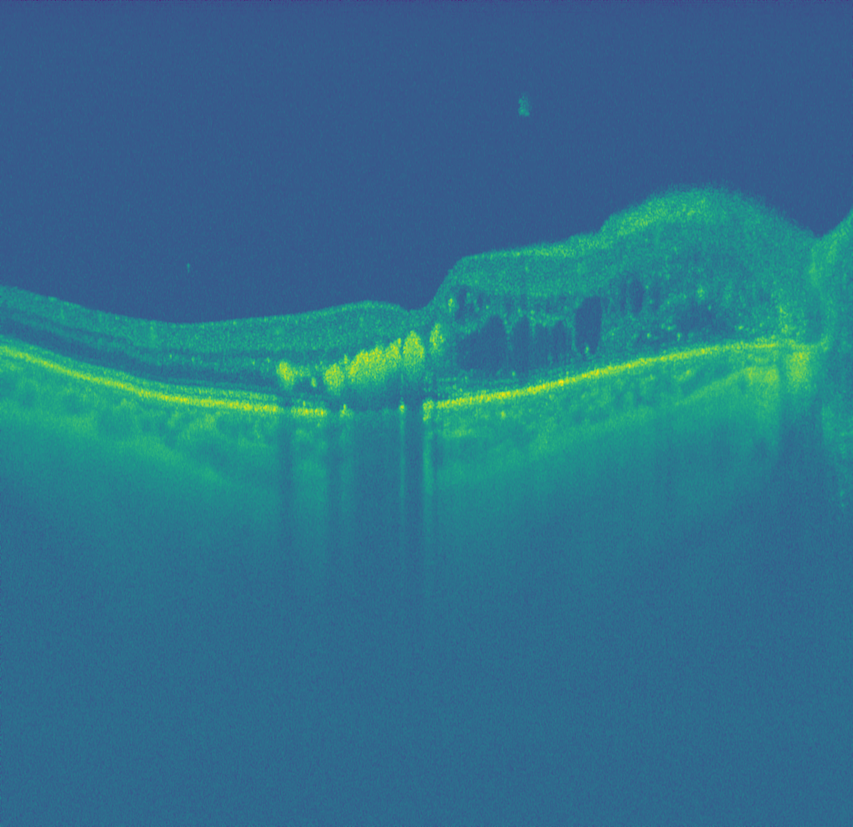
#> input picture src/code/OCT/scan1.png, 853 x 827 px, shrunk from 1024 x 992 before the run, found by its file name
$ python openImage.py
#> lines starting #> are read from the running program, lines starting #| are printed output that depends on the picture
# -*- coding: utf-8 -*-
"""
Created on Sun Mar 18 22:06:40 2018

@author: Aleida
"""

import numpy as np
import matplotlib.pyplot as plt
import matplotlib.image as mpimg
from scipy.interpolate import interp1d

def rgb2gray(rgb):
    return np.dot(rgb[...,:3], [0.299, 0.587, 0.114])

fig, ax = plt.subplots()
img = mpimg.imread('D:\Documentos\OCT\git\src\code\OCT\scan1.png')
#> img is the input picture: shape (827, 853, 4) float32; mean R, G, B, A 0.183, 0.445, 0.55, 1
gray = rgb2gray(img)
#> in rgb2gray, `return np.dot(rgb[...,:3], [0.299, 0.587, 0.114])`:
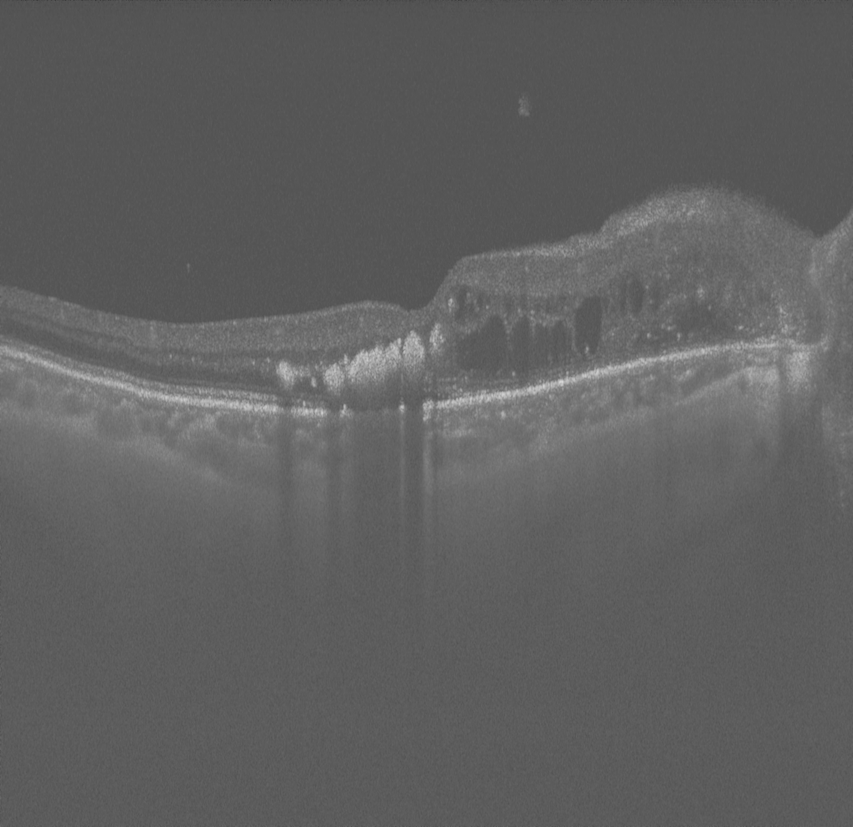
#> returned value: shape (827, 853) float64; min 0.184, max 0.843, mean 0.378
im = ax.imshow(gray, cmap = plt.get_cmap('gray'))
aux = np.argmax(gray, axis=0)
#> aux = 853 values, max 432 at index 851, min 214 at index 852, mean 371.2
mg = np.mean(aux)
#> mg = 371.2
sdg = np.std(aux)
#> sdg = 31.79
markers = []

for i in range(0,len(aux)):
    if mg - sdg <= aux[i] <= mg +sdg:
        markers+= [aux[i]]
    else:
        markers+= [markers[i-1]]
#> this loop made 853 passes
#> markers on passes 1 to 11: [347], [347, 353], [347, 353, 348], [347, 353, 348, 351], [347, 353, 348, 351, 351], [347, 353, 348, 351, 351, 348], [347, 353, 348, 351, 351, 348, 350], [347, 353, 348, 351, 351, 348, 350, 351], [347, 353, 348, 351, 351, 348, 350, 351, 351], [347, 353, 348, 351, 351, 348, 350, 351, 351, 351], [347, 353, 348, 351, 351, 348, 350, 351, 351, 351, 352]
#> after the loop, markers = 853 values, max 403 at index 214, min 340 at index 408, mean 371.7

x = np.arange(len(markers))
#> x = 853 values from 0 to 852
f = interp1d(x, markers, kind = 'cubic')

ax.plot(f(x), '.')
plt.show()
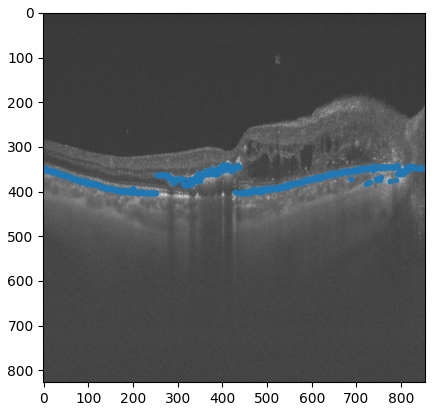
#> figure drawn by matplotlib, 1 panel

$ run again, with src/code/OCT/scan10.png copied over src/code/OCT/scan1.png
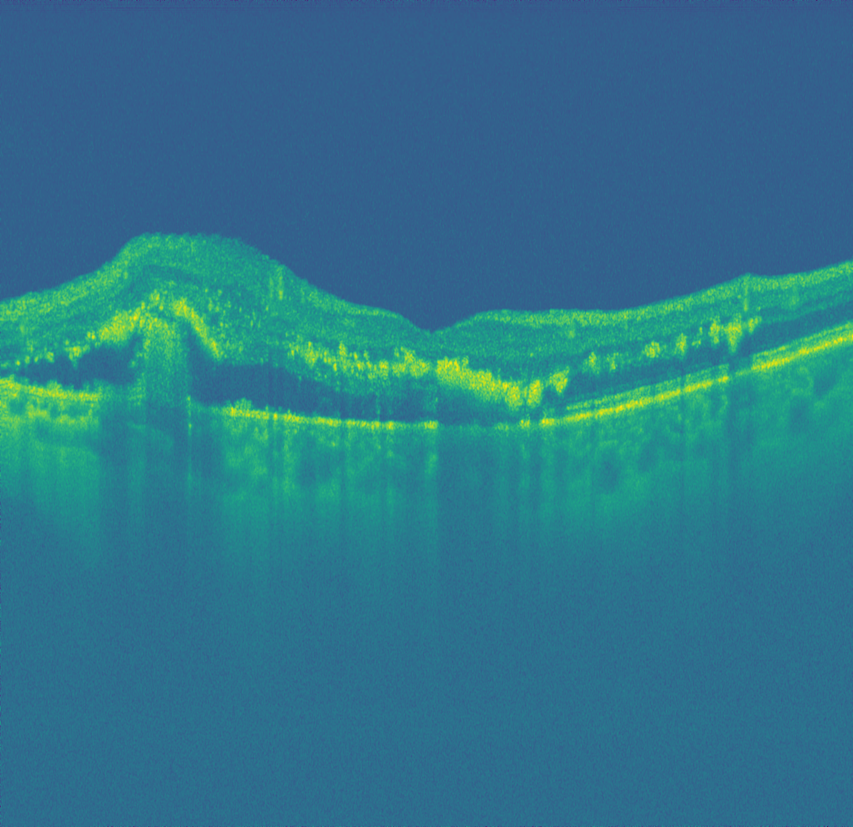
#> input picture src/code/OCT/scan10.png, 853 x 827 px, shrunk from 1024 x 992 before the run, found by its file name
#> img is the input picture: shape (827, 853, 4) float32; mean R, G, B, A 0.181, 0.465, 0.547, 1
#> in rgb2gray, `return np.dot(rgb[...,:3], [0.299, 0.587, 0.114])`:
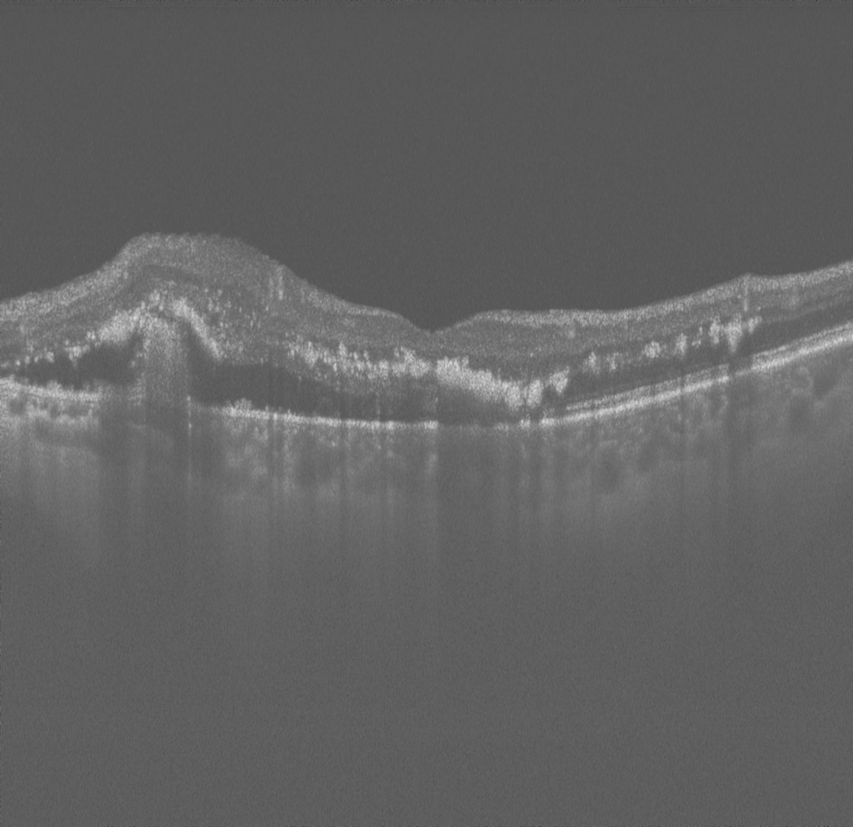
#> returned value: shape (827, 853) float64; min 0.195, max 0.845, mean 0.389
#> aux = 853 values, max 426 at index 371, min 283 at index 270, mean 373.1
#> mg = 373.1
#> sdg = 34.77
#> the loop `for i in range(0,len(aux)):` made 853 passes
#> markers on passes 1 to 8: [402], [402, 381], [402, 381, 382], [402, 381, 382, 382], [402, 381, 382, 382, 382], [402, 381, 382, 382, 382, 386], [402, 381, 382, 382, 382, 386, 381], [402, 381, 382, 382, 382, 386, 381, 381]
#> after the loop `for i in range(0,len(aux)):`: markers = 853 values, max 407 at index 619, min 339 at index 210, mean 370.4
#> x = 853 values from 0 to 852
#> `plt.show()`:
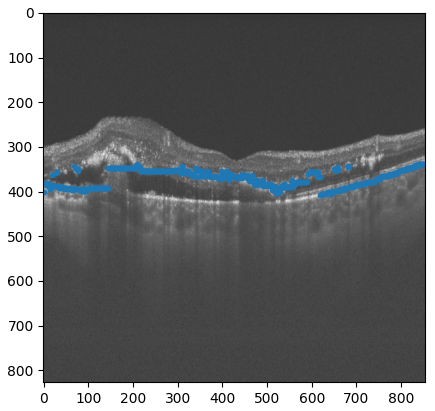
#> figure drawn by matplotlib, 1 panel

$ run again, with src/code/OCT/scan2.png copied over src/code/OCT/scan1.png
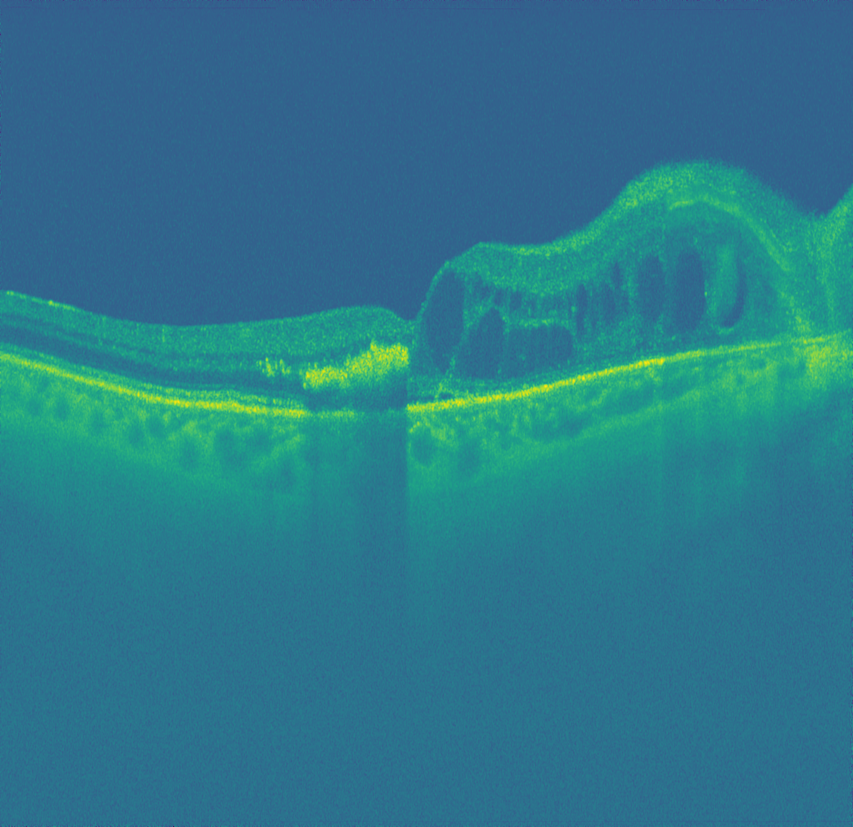
#> input picture src/code/OCT/scan2.png, 853 x 827 px, shrunk from 1024 x 992 before the run, found by its file name
#> img is the input picture: shape (827, 853, 4) float32; mean R, G, B, A 0.173, 0.474, 0.549, 1
#> in rgb2gray, `return np.dot(rgb[...,:3], [0.299, 0.587, 0.114])`:
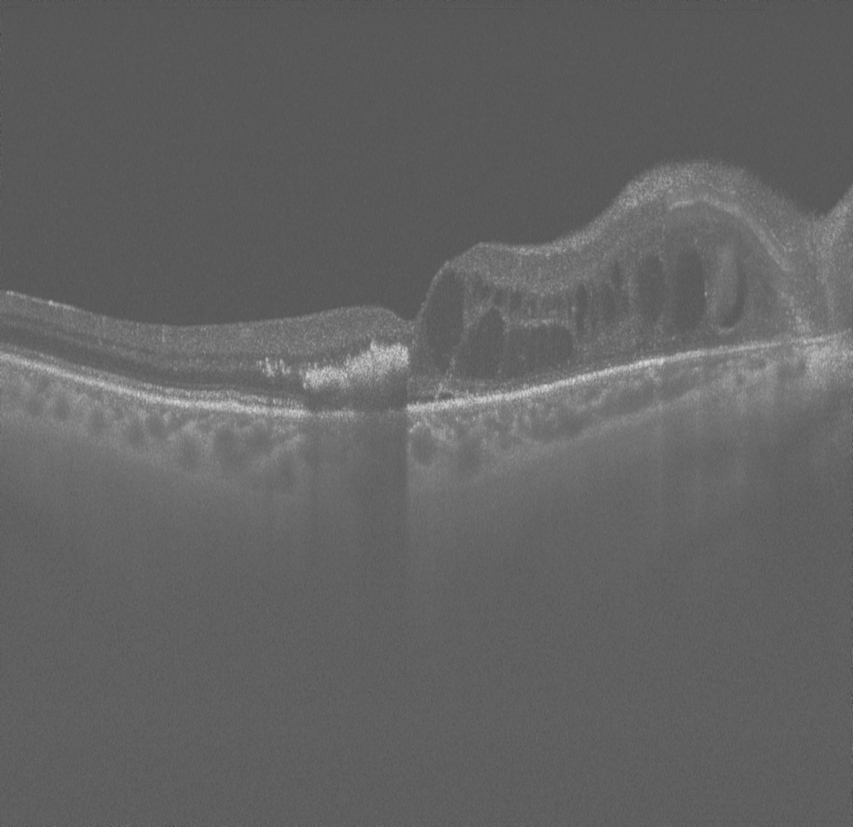
#> returned value: shape (827, 853) float64; min 0.187, max 0.841, mean 0.392
#> aux = 853 values, max 415 at index 299, min 249 at index 789, mean 377.1
#> mg = 377.1
#> sdg = 22.89
#> the loop `for i in range(0,len(aux)):` made 853 passes
#> markers on passes 1 to 8: [357], [357, 357], [357, 357, 357], [357, 357, 357, 356], [357, 357, 357, 356, 355], [357, 357, 357, 356, 355, 358], [357, 357, 357, 356, 355, 358, 355], [357, 357, 357, 356, 355, 358, 355, 355]
#> after the loop `for i in range(0,len(aux)):`: markers = 853 values, max 399 at index 147, min 355 at index 4, mean 374.6
#> x = 853 values from 0 to 852
#> `plt.show()`:
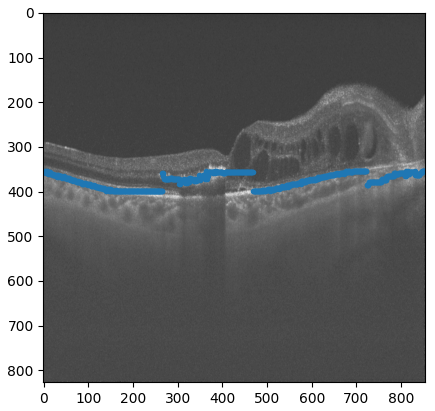
#> figure drawn by matplotlib, 1 panel
